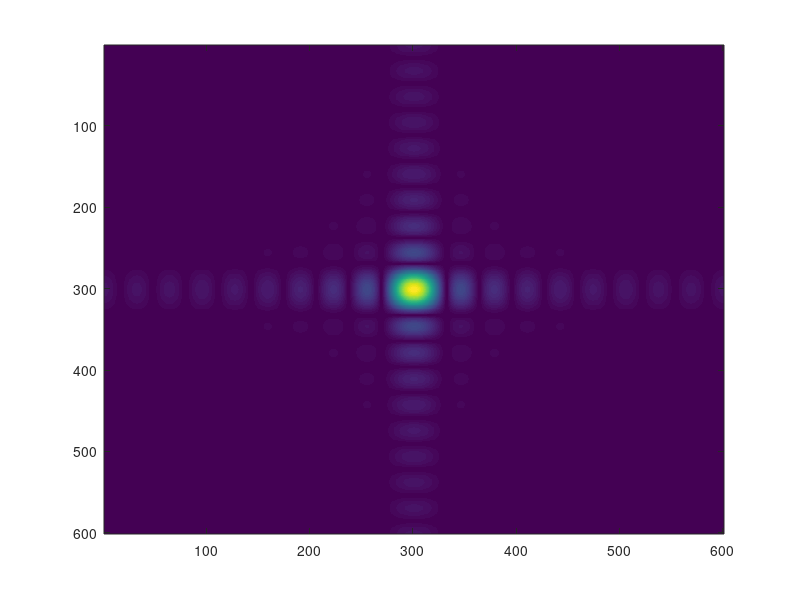

Write the MATLAB code that produced this figure.
clear;
x=-30:0.1:30;
y=-30:0.1:30;
num=size(x,2);
z=zeros(num,num);
for i=1:1:num
    for j=1:1:num
        if x(i)<1 && x(i)>-1 && y(j)<1 && y(j)>-1
            z(i,j)=1;
        end
    end
end

fourier=fft2(z);
fourier=fftshift(fourier);
fourier_abs=abs(fourier);
fourier_abs=mat2gray(fourier_abs); 
imagesc(fourier_abs);